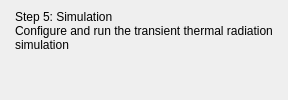
             <widget class="QWidget" name="simulationPage">
              <layout class="QVBoxLayout" name="verticalLayout_13">
               <property name="leftMargin">
                <number>0</number>
               </property>
               <property name="topMargin">
                <number>0</number>
               </property>
               <property name="rightMargin">
                <number>0</number>
               </property>
               <property name="bottomMargin">
                <number>0</number>
               </property>
               <item>
                <widget class="QWidget" name="simulationPageLayout" native="true">
                 <layout class="QVBoxLayout" name="verticalLayout_17">
                  <property name="leftMargin">
                   <number>0</number>
                  </property>
                  <property name="topMargin">
                   <number>0</number>
                  </property>
                  <property name="rightMargin">
                   <number>0</number>
                  </property>
                  <property name="bottomMargin">
                   <number>0</number>
                  </property>
                  <item>
                   <widget class="QWidget" name="titleSimulationPage" native="true">
                    <property name="maximumSize">
                     <size>
                      <width>16777215</width>
                      <height>70</height>
                     </size>
                    </property>
                    <layout class="QVBoxLayout" name="verticalLayout_18">
                     <property name="spacing">
                      <number>0</number>
                     </property>
                     <property name="leftMargin">
                      <number>15</number>
                     </property>
                     <property name="topMargin">
                      <number>10</number>
                     </property>
                     <property name="rightMargin">
                      <number>15</number>
                     </property>
                     <property name="bottomMargin">
                      <number>10</number>
                     </property>
                     <item>
                      <widget class="QLabel" name="maintitleSimulationPage">
                       <property name="text">
                        <string>Step 5: Simulation</string>
                       </property>
                       <property name="wordWrap">
                        <bool>true</bool>
                       </property>
                      </widget>
                     </item>
                     <item>
                      <widget class="QLabel" name="subtitleSimulationPage">
                       <property name="text">
                        <string>Configure and run the transient thermal radiation simulation</string>
                       </property>
                       <property name="wordWrap">
                        <bool>true</bool>
                       </property>
                      </widget>
                     </item>
                    </layout>
                   </widget>
                  </item>
                  <item>
                   <widget class="QWidget" name="settingsSimulationPage" native="true"/>
                  </item>
                 </layout>
                </widget>
               </item>
              </layout>
             </widget>
